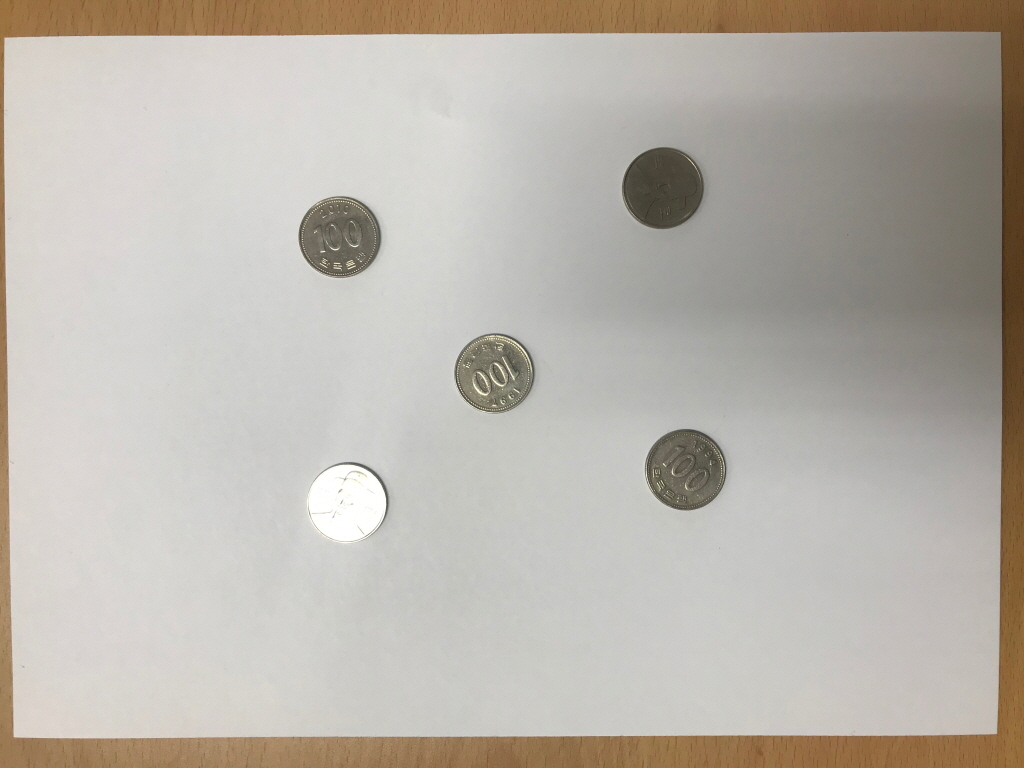
#> input picture sIMG_8253.JPG, 1024 x 768 px, given in place of monitoring_720p.avi, which was not available
$ jupyter execute chap161.ipynb   (text cells are left out)
#> lines starting #> are read from the running program, lines starting #| are printed output that depends on the picture; after the words box and inside, x2 and y2 are one past the last pixel; in counts of white or black regions, pixels touching at a corner belong together; pictures that were not available may be replaced by others from this repository, and a replacement may not be noted
[cell 1]
import numpy as np
import cv2
from matplotlib import pyplot as plt

[cell 2]
cap = cv2.VideoCapture('monitoring_720p.avi')

[cell 3]
# take first frame of the video
ret,frame = cap.read()
#> frame is the input picture: shape (768, 1024, 3); mean B, G, R 171.7, 180, 185.7

[cell 4]
print(ret)
#| True

[cell 5]
plt.figure(figsize = (15,15))
plt.imshow(frame)
plt.show()

[cell 6]
# setup initial location of window
r,h,c,w = 150,76,594,72 # simply hardcoded the values
track_window = (c,r,w,h)

[cell 7]
# set up the ROI for tracking
roi = frame[r:r+h, c:c+w]
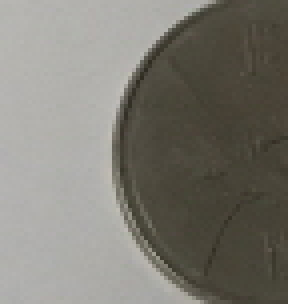
#> roi: shape (76, 72, 3) (shown 4 times larger); mean B, G, R 114.4, 122.4, 124.8
plt.imshow(roi)
plt.show()

[cell 8]
hsv_roi = cv2.cvtColor(roi, cv2.COLOR_BGR2HSV)
#> hsv_roi: shape (76, 72, 3); mean H, S, V 24.9, 31, 124.9

[cell 9]
# set up the ROI for tracking
plt.imshow(hsv_roi)
plt.show()

[cell 10]
mask = cv2.inRange(hsv_roi, np.array((0., 60., 32.)), np.array((180., 255., 255.)))
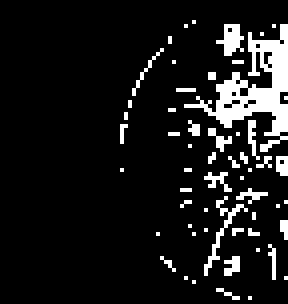
#> mask: shape (76, 72) (shown 4 times larger); 10.1% white; 57 white regions (54 under 20 px), largest, box (x1, y1, x2, y2) and area: (46, 6, 72, 38) 264, (51, 49, 62, 69) 35, (54, 6, 61, 14) 32

[cell 11]
plt.imshow(mask)
plt.show()

[cell 12]
roi_hist = cv2.calcHist([hsv_roi], [0], mask, [180], [0,180])
#> roi_hist = 180 values, max 279 at index 20, min 0 at index 0, mean 3.06
plt.plot(roi_hist, color = 'b')
plt.xlim([0,180])
plt.show()
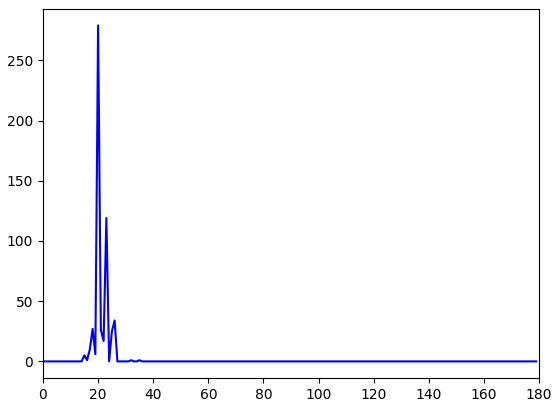
#> figure drawn by matplotlib, 1 panel; curve peaks at x = 20, y = 279

[cell 13]
roi_hist = cv2.normalize(roi_hist, roi_hist, 0, 255, cv2.NORM_MINMAX)
#> roi_hist = 180 values, max 255 at index 20, min 0 at index 0, mean 2.8
plt.plot(roi_hist, color = 'b')
plt.xlim([0,180])
plt.show()
#> figure, not shown here; curve peaks at x = 20, y = 255

[cell 14]
# Setup the termination criteria, either 10 iteration or move by atleast 1 pt
term_crit = ( cv2.TERM_CRITERIA_EPS | cv2.TERM_CRITERIA_COUNT, 10, 1 )

[cell 15]
while(1):
    ret ,frame = cap.read()
    if ret == True:
        hsv = cv2.cvtColor(frame, cv2.COLOR_BGR2HSV)
#> hsv: shape (768, 1024, 3); mean H, S, V 24.1, 23.7, 185.9
        dst = cv2.calcBackProject([hsv],[0],roi_hist,[0,180],1)
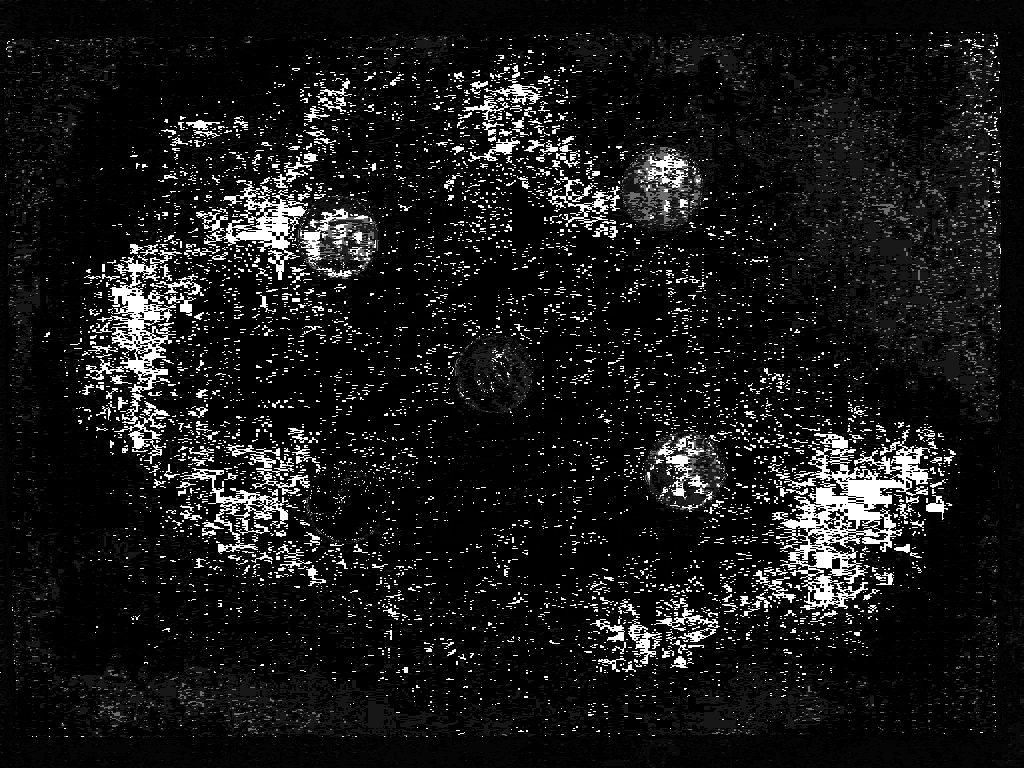
#> dst: shape (768, 1024); min 0, max 255, mean 23.4
        # apply meanshift to get the new location
        ret, track_window = cv2.meanShift(dst, track_window, term_crit)
#> ret = 7; track_window = (629, 143, 72, 76)

        # Draw it on image
        x,y,w,h = track_window
#> x = 629; y = 143; w = 72; h = 76
        img2 = cv2.rectangle(frame, (x,y), (x+w,y+h), 255,2)
        cv2.imshow('img2',img2)
        k = cv2.waitKey(60) & 0xff
#> (key Esc is pressed here)
        if k == 27:
            break
        else:
            cv2.imwrite(chr(k)+".jpg",img2)
    else:
        break

cv2.destroyAllWindows()
cap.release()

[cell 16]
import numpy as np
import cv2
from matplotlib import pyplot as plt

[cell 17]
cap = cv2.VideoCapture('monitoring_720p.avi')

[cell 18]
# take first frame of the video
ret,frame = cap.read()

[cell 19]
# setup initial location of window
r,h,c,w = 150,76,594,72 # simply hardcoded the values
track_window = (c,r,w,h)

[cell 20]
# set up the ROI for tracking
roi = frame[r:r+h, c:c+w]
hsv_roi = cv2.cvtColor(roi, cv2.COLOR_BGR2HSV)
mask = cv2.inRange(hsv_roi, np.array((0., 60.,32.)), np.array((180.,255.,255.)))
roi_hist = cv2.calcHist([hsv_roi],[0],mask,[180],[0,180])
#> roi_hist = 180 values, max 279 at index 20, min 0 at index 0, mean 3.06
roi_hist = cv2.normalize(roi_hist, roi_hist, 0,255,cv2.NORM_MINMAX)
#> roi_hist = 180 values, max 255 at index 20, min 0 at index 0, mean 2.8

[cell 21]
# Setup the termination criteria, either 10 iteration or move by atleast 1 pt
term_crit = ( cv2.TERM_CRITERIA_EPS | cv2.TERM_CRITERIA_COUNT, 10, 1 )

[cell 22]
while(1):
    ret ,frame = cap.read()
    if ret == True:
        hsv = cv2.cvtColor(frame, cv2.COLOR_BGR2HSV)
        dst = cv2.calcBackProject([hsv],[0],roi_hist,[0,180],1)
        # apply meanshift to get the new location
        ret, track_window = cv2.CamShift(dst, track_window, term_crit)
#> ret = ((664.5, 182), (81.83, 86.39), 7.85); track_window = (623, 138, 83, 88)
        # Draw it on image
        x,y,w,h = track_window
#> x = 623; y = 138; w = 83; h = 88
        img2 = cv2.rectangle(frame, (x,y), (x+w,y+h), 255,2)
        cv2.imshow('img2',img2)
        k = cv2.waitKey(60) & 0xff
#> (key Esc is pressed here)
        if k == 27:
            break
        else:
            cv2.imwrite(chr(k)+".jpg",img2)
    else:
        break
cv2.destroyAllWindows()
cap.release()
